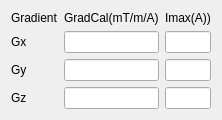
     <widget class="QWidget" name="layoutWidget">
      <property name="geometry">
       <rect>
        <x>10</x>
        <y>37</y>
        <width>221</width>
        <height>95</height>
       </rect>
      </property>
      <layout class="QVBoxLayout" name="verticalLayout_6">
       <item>
        <layout class="QGridLayout" name="gridLayout_13">
         <item row="0" column="0">
          <widget class="QLabel" name="label_6">
           <property name="text">
            <string>Gradient</string>
           </property>
          </widget>
         </item>
         <item row="0" column="1">
          <widget class="QLabel" name="label_7">
           <property name="text">
            <string>GradCal(mT/m/A)</string>
           </property>
          </widget>
         </item>
         <item row="0" column="2">
          <widget class="QLabel" name="label_8">
           <property name="text">
            <string>Imax(A))</string>
           </property>
          </widget>
         </item>
         <item row="1" column="0">
          <widget class="QLabel" name="label_3">
           <property name="text">
            <string>Gx</string>
           </property>
          </widget>
         </item>
         <item row="1" column="1">
          <widget class="QLineEdit" name="leGxCal">
           <property name="toolTip">
            <string>Gx gradient calibration</string>
           </property>
           <property name="text">
            <string/>
           </property>
          </widget>
         </item>
         <item row="1" column="2">
          <widget class="QLineEdit" name="leAxmax">
           <property name="text">
            <string/>
           </property>
          </widget>
         </item>
         <item row="2" column="0">
          <widget class="QLabel" name="label_4">
           <property name="text">
            <string>Gy</string>
           </property>
          </widget>
         </item>
         <item row="2" column="1">
          <widget class="QLineEdit" name="leGyCal">
           <property name="toolTip">
            <string>Gy gradient calibration</string>
           </property>
           <property name="text">
            <string/>
           </property>
          </widget>
         </item>
         <item row="2" column="2">
          <widget class="QLineEdit" name="leAymax">
           <property name="text">
            <string/>
           </property>
          </widget>
         </item>
         <item row="3" column="0">
          <widget class="QLabel" name="label_5">
           <property name="text">
            <string>Gz</string>
           </property>
          </widget>
         </item>
         <item row="3" column="1">
          <widget class="QLineEdit" name="leGzCal">
           <property name="toolTip">
            <string>Gz gradient calibration</string>
           </property>
           <property name="text">
            <string/>
           </property>
          </widget>
         </item>
         <item row="3" column="2">
          <widget class="QLineEdit" name="leAzmax">
           <property name="text">
            <string/>
           </property>
          </widget>
         </item>
        </layout>
       </item>
      </layout>
     </widget>
